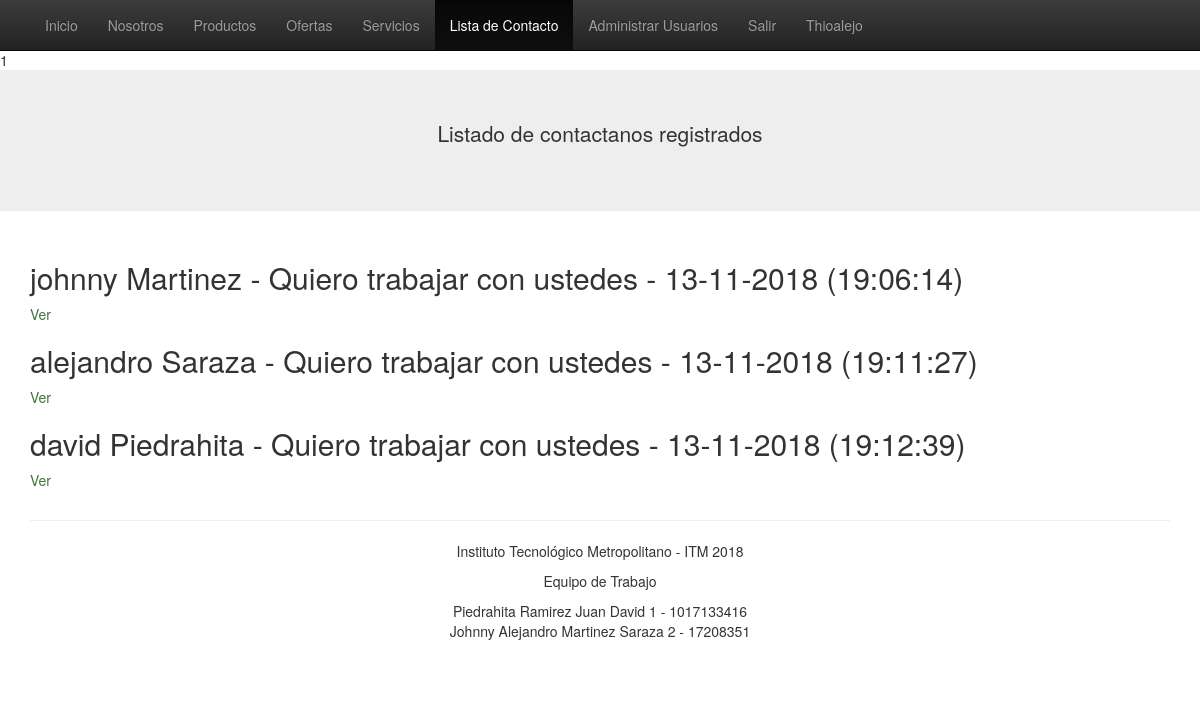
The page /contactoLista.php (signed in) on the database as committed earlier.
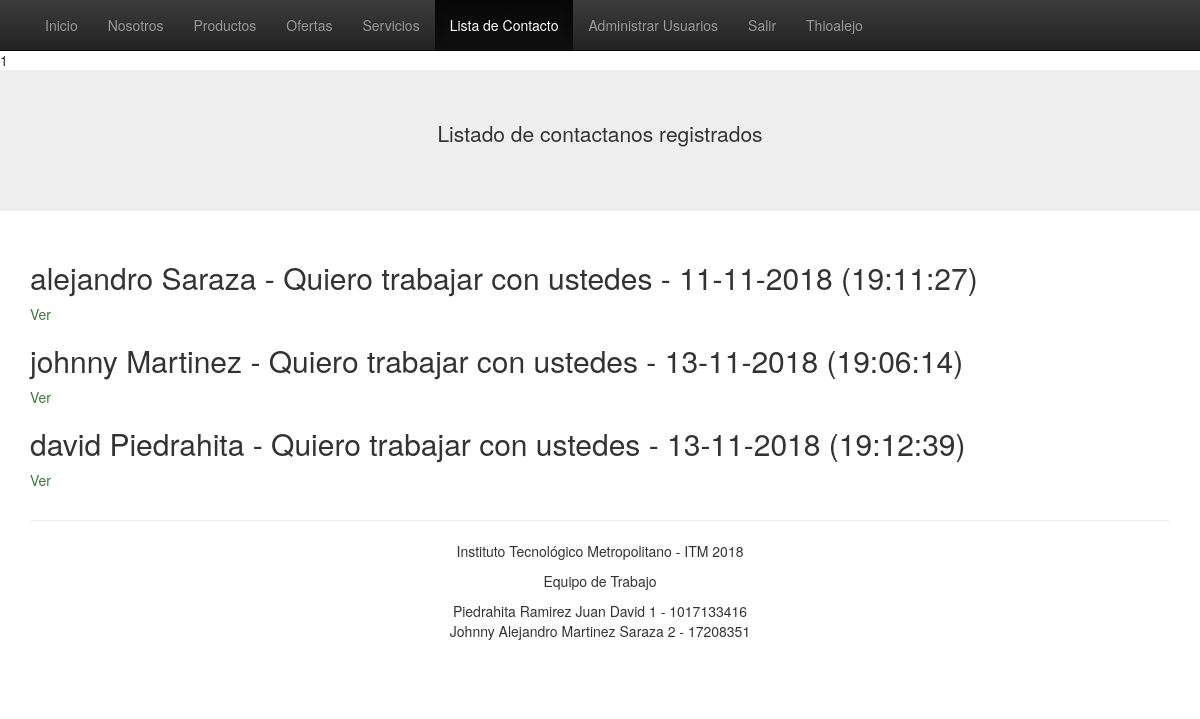
The same page on the database as committed later.
### tables this page shows
CREATE TABLE `contacto` (
  `idContacto` int(11) NOT NULL,
  `Nombre` varchar(200) NOT NULL,
  `Apellido` varchar(200) NOT NULL,
  `Email` varchar(100) NOT NULL,
  `Telefono` varchar(100) NOT NULL,
  `Asunto` varchar(100) NOT NULL,
  `Mensaje` varchar(500) NOT NULL,
  `Fecha_Hora` varchar(200) NOT NULL
);

### includes/connection.php (called while the page is built, shortened)
<?php
class Connection extends MySQLi
{
	public $estado;
	function __construct()
	{
		return $this->estado;
	}
}
?>

### includes/clases.php (called while the page is built, shortened)
<?php
require 'connection.php';
  class Registro {
	    function __construct() {
	      $this->db = new Connection();
	    }
		function consultarTodoContacto(){
			$sql = ("SELECT * FROM `contacto` ORDER BY Fecha_Hora ASC");
			$stmt = $this->db->query($sql);
			$stmt = $stmt->fetch_all(MYSQLI_ASSOC);
			if ($stmt) {
			    return $this->stmt = $stmt;
			} else {
			    return $this->stmt = "Error";
			}
		}
	}
?>

### includes/alumnos.php (called while the page is built, shortened)
<?php
$alumno1='Piedrahita Ramirez Juan David 1    - 1017133416';
$alumno2='Johnny Alejandro Martinez Saraza 2 - 17208351';
?>

### contactoLista.php (the view, shortened to what this page needs)
<?php
	$Page = 'listacontacto';
	include ('includes/header.php');
	$consultar = new Registro();
	$contacto = $consultar->consultarTodoContacto();
	print_r(isset($_SESSION['tipousuario']))
?>
<?php
  if(isset($_SESSION['login']) && $_SESSION['login'] == "si")
  {
                ?>
			<div class="jumbotron">
			<div class="container container text-center">
				<p>Listado de contactanos registrados</p>
			</div>
			</div>
		<div class="container">
			<p class="text-center">
				<div>
					<?php foreach ($contacto as $row): ?>
						<div class="post">
							<article>
								<h2 class="titulo"><?php echo $row['Nombre'].' '.$row['Apellido'].' - '.$row['Asunto'].' - '.$row['Fecha_Hora']; ?></h2>
								<?php if($_SESSION['tipousuario'] == "admin"){ ?>
                                    <a class="text-success" href="verContacto.php?id=<?php echo $row['Email']; ?>">Ver</a>
								<?php } ?>
							</article>
						</div>
					<?php endforeach ?>
				</div>
			</p>
		</div>
		<?php
	}
	?>
<?php
include ('includes/footer.php');
?>

### includes/header.php (shortened to what this page needs)
<?php
require ('includes/clases.php');
?>
<!doctype html>
 <html class="no-js" lang="">
    <head>
        <link rel="stylesheet" href="css/bootstrap.min.css">
        <link rel="stylesheet" href="css/bootstrap-theme.min.css">
        <link rel="stylesheet" href="css/main.css">
    </head>
    <body>
    <nav class="navbar navbar-inverse navbar-fixed-top" role="navigation">
      <div class="container">
        <div class="navbar-header">
            <ul class="nav navbar-nav">
                <li class="<?php if ($Page =='inicio'){ echo 'active';} ?>"><a href="index.php">Inicio</a></li>
                <li class="<?php if ($Page =='nosotros'){ echo 'active';} ?>"><a href="#">Nosotros</a></li>
                <li class="<?php if ($Page =='productos'){ echo 'active';} ?>"><a href="">Productos</a></li>
                <li class="<?php if ($Page =='ofertas'){ echo 'active';} ?>"><a href="#">Ofertas</a></li>
                <li class="<?php if ($Page =='servicios'){ echo 'active';} ?>"><a href="#">Servicios</a></li>
                <?php
                 if(isset($_SESSION['login']) && $_SESSION['login'] == "si"){
                ?>
                    <li class="<?php if ($Page =='listacontacto'){ echo 'active';} ?>"><a href="contactoLista.php">Lista de Contacto</a></li>
                    <li class="<?php if ($Page =='adminuser'){ echo 'active';} ?>"><a href="adminuser.php">Administrar Usuarios</a></li>
                    <li><a href="salir.php">Salir</a></li>
                    <li><a href="#"> <?php echo $_SESSION['usuario']; ?></a></li>
                <?php
                }
                ?>
            </ul>
        </div>
    </nav>

### includes/footer.php (shortened to what this page needs)
    <div class="container">
      <hr>
      <footer>
        <div class="text-center" >
        <p center>Instituto Tecnológico Metropolitano - ITM 2018</p>
        <p>Equipo de Trabajo</p>
        <p>
          <?php
            include('alumnos.php');
            echo "$alumno1 <br> $alumno2 <br> $alumno3 <br> $alumno4 <br>";
          ?>
        </p>
        </div>
      </footer>
    </div>         <script src="//ajax.googleapis.com/ajax/libs/jquery/1.11.2/jquery.min.js"></script>
    </body>
</html>

### includes/header.php (style rules this page uses)
body { padding-top: 50px; padding-bottom: 20px; }

Rows that differ between the two databases and show on the page:
changed contacto "alejandro": Fecha_Hora "13-11-2018 (19:11:27)" → "11-11-2018 (19:11:27)"; moves up the list
